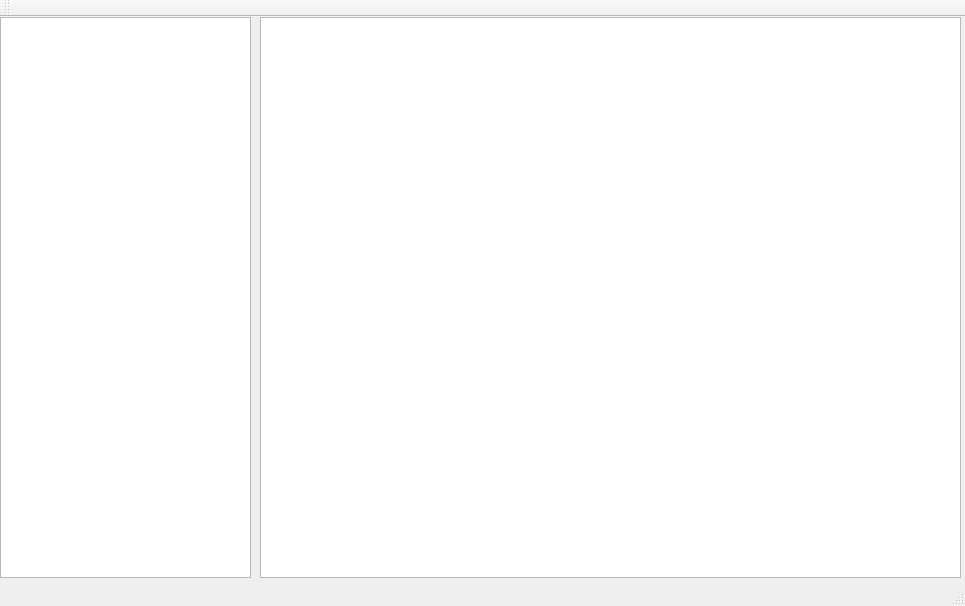
<?xml version="1.0" encoding="UTF-8"?>
<ui version="4.0">
 <class>MainWindow</class>
 <widget class="QMainWindow" name="MainWindow">
  <property name="geometry">
   <rect>
    <x>0</x>
    <y>0</y>
    <width>965</width>
    <height>606</height>
   </rect>
  </property>
  <property name="windowTitle">
   <string>MainWindow</string>
  </property>
  <widget class="QWidget" name="centralWidget">
   <widget class="QTableView" name="tableView1">
    <property name="geometry">
     <rect>
      <x>260</x>
      <y>0</y>
      <width>701</width>
      <height>561</height>
     </rect>
    </property>
   </widget>
   <widget class="QTreeView" name="treeView">
    <property name="geometry">
     <rect>
      <x>0</x>
      <y>0</y>
      <width>251</width>
      <height>561</height>
     </rect>
    </property>
   </widget>
  </widget>
  <widget class="QMenuBar" name="menuBar">
   <property name="geometry">
    <rect>
     <x>0</x>
     <y>0</y>
     <width>965</width>
     <height>23</height>
    </rect>
   </property>
  </widget>
  <widget class="QToolBar" name="mainToolBar">
   <attribute name="toolBarArea">
    <enum>TopToolBarArea</enum>
   </attribute>
   <attribute name="toolBarBreak">
    <bool>false</bool>
   </attribute>
  </widget>
  <widget class="QStatusBar" name="statusBar"/>
 </widget>
 <layoutdefault spacing="6" margin="11"/>
 <resources/>
 <connections/>
</ui>
